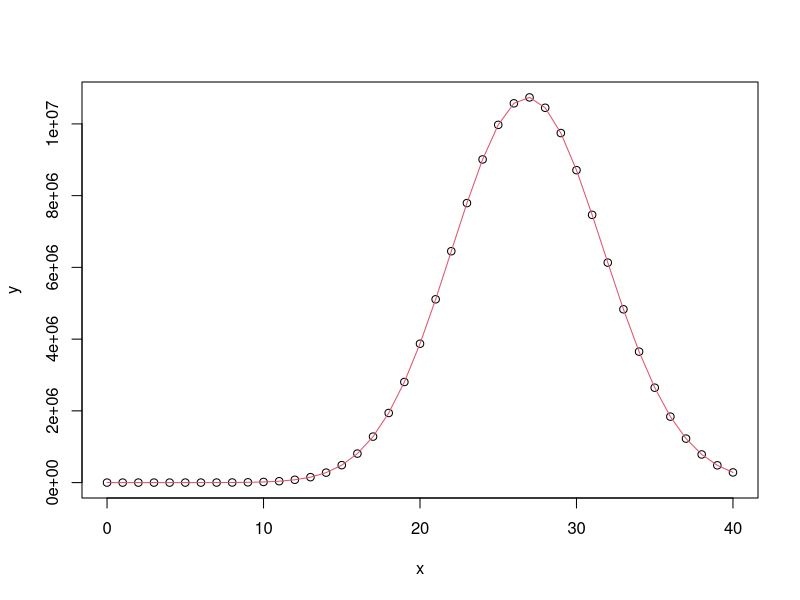
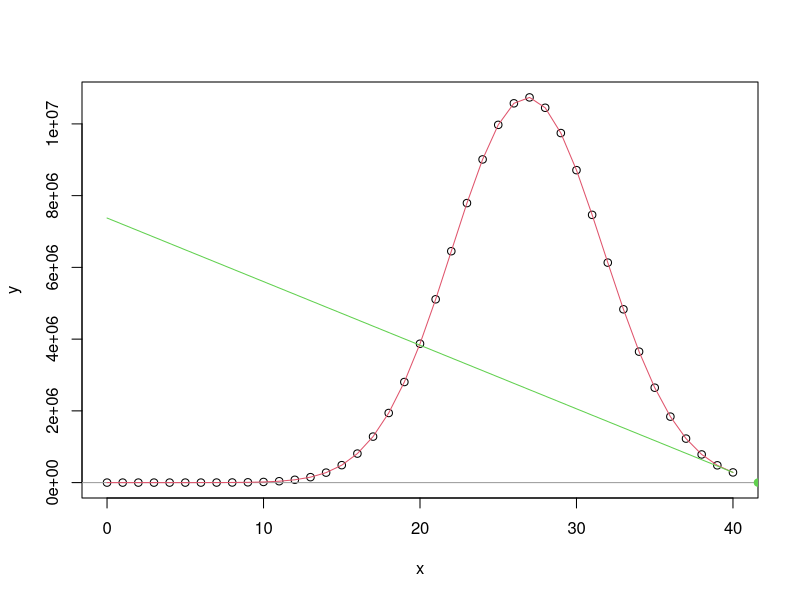

R code for these plots, in order:
# peak width finding algorithms

# http://stackoverflow.com/questions/29642867/drawing-a-tangent-to-the-plot-and-finding-the-x-intercept-using-r


x <- seq(0,40)
y <- dnorm(seq(0,40), mean=25, sd=5)
y <- y * x*200000
y <- y * x

plot(x, y)
spl <- smooth.spline(y ~ x)
lines(spl, col=2)

newx <- 1010
pred0 <- predict(spl, x=newx, deriv=0)
pred1 <- predict(spl, x=newx, deriv=1)

yint <- pred0$y - (pred1$y*newx)
xint <- -yint/pred1$y
xint; pred1$y

plot(x, y)
abline(h=0, col=8)
lines(spl, col=2) # spline
points(pred0, col=2, pch=19) # point to predict tangent 
lines(x, yint + pred1$y*x, col=3) # tangent (1st deriv. of spline at newx)
points(xint, 0, col=3, pch=19) # x intercept

for(i in 2:length(x)-1) {
    # i<-15
    slope1 <- (y[i] - y[i-1])/(x[i]-x[i-1]); 
    slope2 <- (y[i+1] - y[i])/(x[i+1]-x[i]); 
    slope.avg <- (slope1 + slope2)/2
    cat(i,") x:", x[i]," slope1:", slope1, " slope2:", slope2, " avg:", slope.avg/y[20], "\n" )
}
